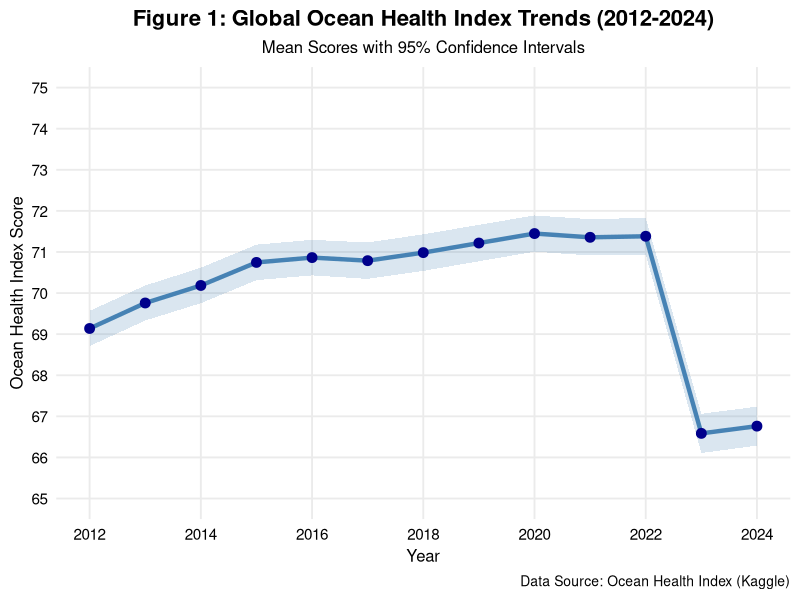
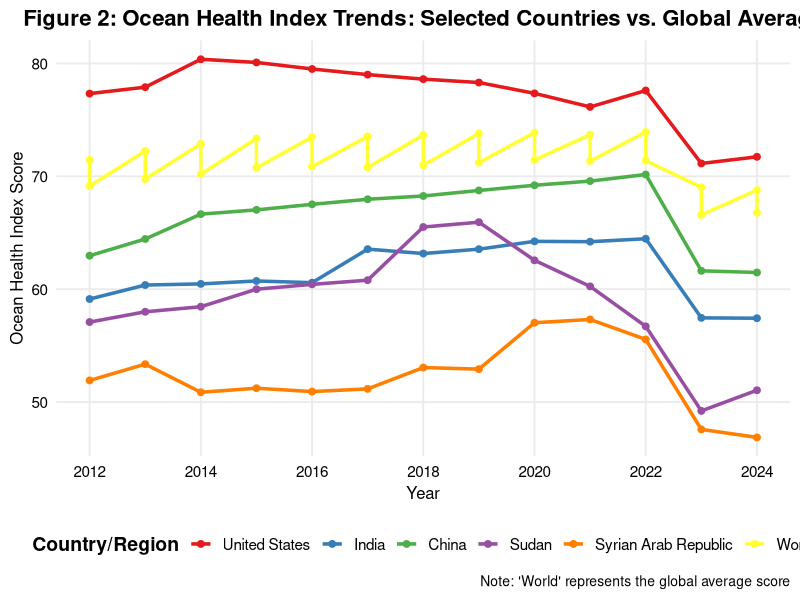

Write R code to recreate these figures, in order.
## ---- chunk 1
knitr::opts_chunk$set(echo = TRUE)
## ---- chunk 2
# Load Necessary Libraries
library("tidyverse")
library("knitr")
library("ggplot2")
library("kableExtra")

# Reading my CSV File
ohi_data <- read.csv("../data/ocean_health_index.csv")

# Viewing my Data
head(ohi_data)
## ---- chunk 3
# Reshaping from wide to "tidy" format
ohi_tidy <- ohi_data %>%
  pivot_longer(
    cols = X2012:X2024,
    names_to = "Year",
    values_to = "OHI_Score"
  ) %>%
  mutate(
    Year = as.numeric(gsub("X", "", Year)),
    OHI_Score = as.numeric(OHI_Score)
  ) %>%
  arrange(REF_AREA, Year)

# Verifying this worked
head(ohi_tidy)

# Checking for Missing Values
cat("\nMissing values in Year column:", sum(is.na(ohi_tidy$Year)))
cat("\nMissing values in OHI_Score column:", sum(is.na(ohi_tidy$OHI_Score)))
## ---- chunk 4
# Calculating Summary Statistics by Year
yearly_summary <- ohi_tidy %>%
  group_by(Year) %>%
  summarize(
    Mean_OHI = mean(OHI_Score, na.rm = TRUE),
    Median_OHI = median(OHI_Score, na.rm = TRUE),
    SD_OHI = sd(OHI_Score, na.rm = TRUE),
    Min_OHI = min(OHI_Score, na.rm = TRUE),
    Max_OHI = max(OHI_Score, na.rm = TRUE),
    N_Countries = n_distinct(REF_AREA)
  ) %>%
  round(2)

# Creating a table
yearly_summary %>% 
  kable(
    caption = "Annual Summary Statistics of Ocean Health Index (2012-2024)",
    col.names = c("Year", "Mean", "Median", "Std Dev", "Min", "Max", "N Countries")
  ) %>%
  kable_styling(bootstrap_options = c("striped", "hover"), full_width = FALSE)
## ---- chunk 5
# Finding top and bottom performers in 2024
latest_year <- ohi_tidy %>%
  filter(Year == 2024) %>%
  arrange(desc(OHI_Score))

top_10 <- latest_year %>%
  slice_head(n = 10) %>%
  select(Country = REF_AREA_LABEL, `2024 Score` = OHI_Score)

bottom_10 <- latest_year %>%
  slice_tail(n = 10) %>%
  select(Country = REF_AREA_LABEL, `2024 Score` = OHI_Score)

# Creating a combined comparison table
comparison_df <- data.frame(
  Rank = c(paste0("Top ", 1:10), paste0("Bottom ", 1:10)),
  Country = c(top_10$Country, bottom_10$Country),
  Score = c(top_10$`2024 Score`, bottom_10$`2024 Score`)
)

comparison_df %>%
  kable(
    caption = "Top and Bottom Performing Countries in Ocean Health (2024)",
    col.names = c("Rank", "Country", "OHI Score")
  ) %>%
  kable_styling(bootstrap_options = c("striped", "hover"), full_width = FALSE)
## ---- chunk 6
# Creating a plot showing global trends
global_avg <- ohi_tidy %>%
  group_by(Year) %>%
  summarize(
    Global_Mean = mean(OHI_Score, na.rm = TRUE),
    Lower_CI = Global_Mean - sd(OHI_Score, na.rm = TRUE)/sqrt(n()),
    Upper_CI = Global_Mean + sd(OHI_Score, na.rm = TRUE)/sqrt(n())
  )

ggplot(global_avg, aes(x = Year, y = Global_Mean)) +
  geom_line(color = "steelblue", linewidth = 1.5) +
  geom_ribbon(aes(ymin = Lower_CI, ymax = Upper_CI),
              alpha = 0.2, fill = "steelblue") +
  geom_point(color = "darkblue", size = 3) +
  labs(
    title = "Figure 1: Global Ocean Health Index Trends (2012-2024)",
    subtitle = "Mean Scores with 95% Confidence Intervals",
    x = "Year",
    y = "Ocean Health Index Score",
    caption = "Data Source: Ocean Health Index (Kaggle)"
  ) +
  theme_minimal(base_size = 14) +
  theme(
    plot.title = element_text(face = "bold", hjust = 0.5, size = 16),
    plot.subtitle = element_text(hjust = 0.5, size = 12),
    axis.text = element_text(color = "black", size = 11),
    axis.title = element_text(size = 12),
    panel.grid.minor = element_blank(),
    plot.caption = element_text(size = 10)
  ) + 
  scale_x_continuous(breaks = seq(2012, 2024, 2)) +
  scale_y_continuous(limits = c(65, 75), breaks = seq(65, 75, 1))
## ---- chunk 7
# Selecting countries for comparison
selected_countries <- c("United States", "India", "China", "Sudan", "Syrian Arab Republic", "World")

# Calculating global average for comparison
global_trend <- ohi_tidy %>%
  group_by(Year) %>%
  summarize(OHI_Score = mean(OHI_Score, na.rm = TRUE)) %>%
  mutate(REF_AREA_LABEL = "World")

# Getting country trends
country_trends <- ohi_tidy %>%
  filter(REF_AREA_LABEL %in% selected_countries) %>%
  select(REF_AREA_LABEL, Year, OHI_Score)

# Combining with global average
comparison_data <- bind_rows(country_trends, global_trend) %>%
  mutate(Country = factor(REF_AREA_LABEL, levels = selected_countries))

ggplot(comparison_data, aes(x = Year, y = OHI_Score, color = Country, group = Country)) +
  geom_line(linewidth = 1.2) +
  geom_point(size = 2) +
  labs(
    title = "Figure 2: Ocean Health Index Trends: Selected Countries vs. Global Average",
    x = "Year",
    y = "Ocean Health Index Score",
    color = "Country/Region",
    caption = "Note: 'World' represents the global average score"
  ) +
  theme_minimal(base_size = 14) +
  theme(
    plot.title = element_text(face = "bold", hjust = 0.5, size = 16),
    legend.position = "bottom",
    legend.title = element_text(face = "bold"),
    legend.text = element_text(size = 11),
    axis.text = element_text(color = "black", size = 11),
    axis.title = element_text(size = 12),
    panel.grid.minor = element_blank(),
    plot.caption = element_text(size = 10)
  ) +
  scale_x_continuous(breaks = seq(2012, 2024, 2)) +
  scale_color_brewer(palette = "Set1") +
  guides(color = guide_legend(nrow = 1))
